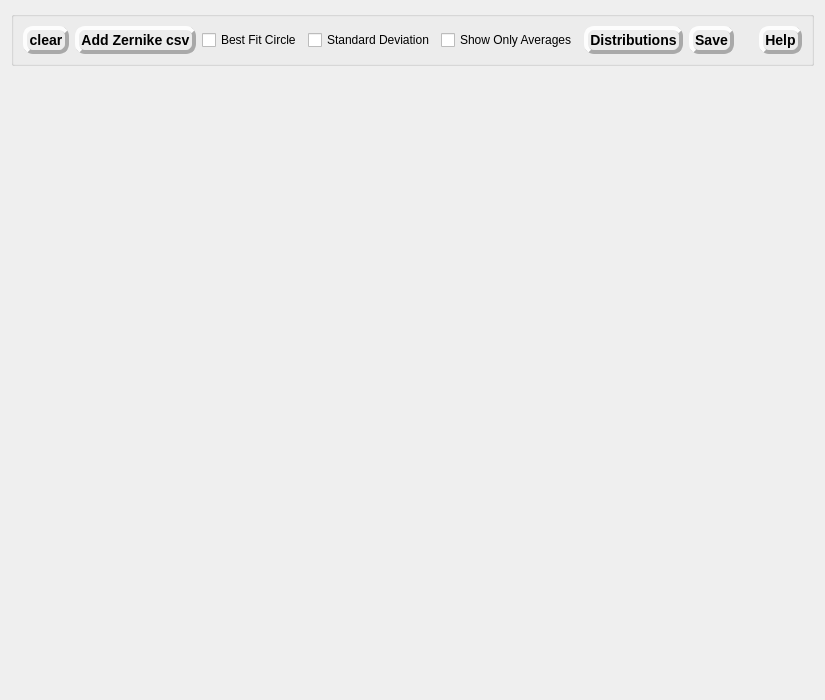
<?xml version="1.0" encoding="UTF-8"?>
<ui version="4.0">
 <class>astigStatsDlg</class>
 <widget class="QDialog" name="astigStatsDlg">
  <property name="geometry">
   <rect>
    <x>0</x>
    <y>0</y>
    <width>825</width>
    <height>700</height>
   </rect>
  </property>
  <property name="windowTitle">
   <string>Astig stats</string>
  </property>
  <property name="styleSheet">
   <string notr="true"> QPushButton{ border-style: outset;
                        border-width: 4px;
                        border-radius: 10px;
                        border-color: darkgray;
                        font: bold 14px;
                           padding: 2px; }
</string>
  </property>
  <layout class="QVBoxLayout" name="verticalLayout" stretch="0,1">
   <item>
    <widget class="QGroupBox" name="groupBox">
     <property name="title">
      <string/>
     </property>
     <layout class="QHBoxLayout" name="horizontalLayout_2">
      <item>
       <widget class="QPushButton" name="clearPb">
        <property name="text">
         <string>clear</string>
        </property>
       </widget>
      </item>
      <item>
       <spacer name="horizontalSpacer_4">
        <property name="orientation">
         <enum>Qt::Horizontal</enum>
        </property>
        <property name="sizeHint" stdset="0">
         <size>
          <width>3</width>
          <height>20</height>
         </size>
        </property>
       </spacer>
      </item>
      <item>
       <widget class="QPushButton" name="zernikePB">
        <property name="toolTip">
         <string>Load zernike values for the plot from a .csv file.</string>
        </property>
        <property name="text">
         <string>Add Zernike csv</string>
        </property>
       </widget>
      </item>
      <item>
       <spacer name="horizontalSpacer">
        <property name="orientation">
         <enum>Qt::Horizontal</enum>
        </property>
        <property name="sizeHint" stdset="0">
         <size>
          <width>2</width>
          <height>20</height>
         </size>
        </property>
       </spacer>
      </item>
      <item>
       <widget class="QCheckBox" name="bestFitCB">
        <property name="toolTip">
         <string>&lt;html&gt;&lt;head/&gt;&lt;body&gt;&lt;p&gt;Finds the best fit circle through each rotation group average.&lt;/p&gt;&lt;/body&gt;&lt;/html&gt;</string>
        </property>
        <property name="text">
         <string>Best Fit Circle</string>
        </property>
       </widget>
      </item>
      <item>
       <widget class="QCheckBox" name="sdCB">
        <property name="toolTip">
         <string>&lt;html&gt;&lt;head/&gt;&lt;body&gt;&lt;p&gt;Display the standard distribution of the&lt;/p&gt;&lt;p&gt; atig magnitude at each rotation as a&lt;/p&gt;&lt;p&gt; circle around the mean.&lt;/p&gt;&lt;/body&gt;&lt;/html&gt;</string>
        </property>
        <property name="text">
         <string>Standard Deviation</string>
        </property>
       </widget>
      </item>
      <item>
       <widget class="QCheckBox" name="onlyAverages">
        <property name="text">
         <string>Show Only Averages</string>
        </property>
       </widget>
      </item>
      <item>
       <spacer name="horizontalSpacer_3">
        <property name="orientation">
         <enum>Qt::Horizontal</enum>
        </property>
        <property name="sizeHint" stdset="0">
         <size>
          <width>40</width>
          <height>20</height>
         </size>
        </property>
       </spacer>
      </item>
      <item>
       <widget class="QPushButton" name="distribution">
        <property name="text">
         <string>Distributions</string>
        </property>
       </widget>
      </item>
      <item>
       <widget class="QPushButton" name="savePB">
        <property name="toolTip">
         <string>Save current data in a zernike.csv file.</string>
        </property>
        <property name="text">
         <string>Save</string>
        </property>
       </widget>
      </item>
      <item>
       <spacer name="horizontalSpacer_2">
        <property name="orientation">
         <enum>Qt::Horizontal</enum>
        </property>
        <property name="sizeHint" stdset="0">
         <size>
          <width>67</width>
          <height>20</height>
         </size>
        </property>
       </spacer>
      </item>
      <item>
       <widget class="QPushButton" name="help">
        <property name="text">
         <string>Help</string>
        </property>
       </widget>
      </item>
     </layout>
     <zorder>clearPb</zorder>
     <zorder>horizontalSpacer_4</zorder>
     <zorder>zernikePB</zorder>
     <zorder>bestFitCB</zorder>
     <zorder>sdCB</zorder>
     <zorder>horizontalSpacer</zorder>
     <zorder>help</zorder>
     <zorder>horizontalSpacer_2</zorder>
     <zorder>onlyAverages</zorder>
     <zorder>distribution</zorder>
     <zorder>horizontalSpacer_3</zorder>
     <zorder>savePB</zorder>
    </widget>
   </item>
   <item>
    <widget class="QwtPlot" name="mPlot" native="true"/>
   </item>
  </layout>
 </widget>
 <customwidgets>
  <customwidget>
   <class>QwtPlot</class>
   <extends>QWidget</extends>
   <header location="global">qwt_plot.h</header>
   <container>1</container>
  </customwidget>
 </customwidgets>
 <resources/>
 <connections/>
</ui>
